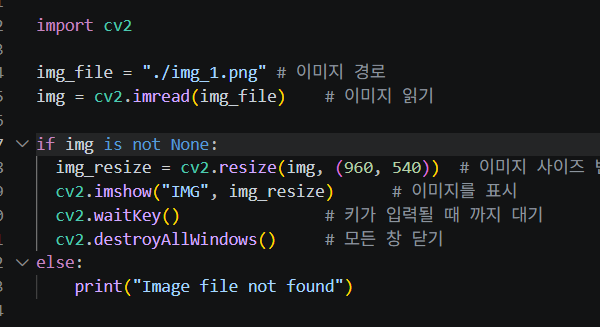
#> input picture OpenCV/img_1.png, 600 x 327 px, found by its file name
$ python opencv_2.py
#> lines starting #> are read from the running program, lines starting #| are printed output that depends on the picture
import cv2

img = cv2.imread("./OpenCV/img_1.png", cv2.IMREAD_COLOR)
#> img is the input picture: shape (327, 600, 3); mean B, G, R 30, 27.9, 26.6

if img is not None:
  gray = cv2.cvtColor(img, cv2.COLOR_BGR2GRAY)  # 이미지를 회색조로 변경
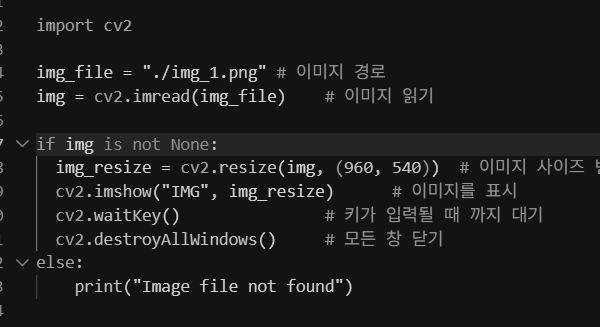
#> gray: shape (327, 600); min 18, max 212, mean 27.9

  img_resize = cv2.resize(img, (600, 400))  # 이미지 사이즈 변경
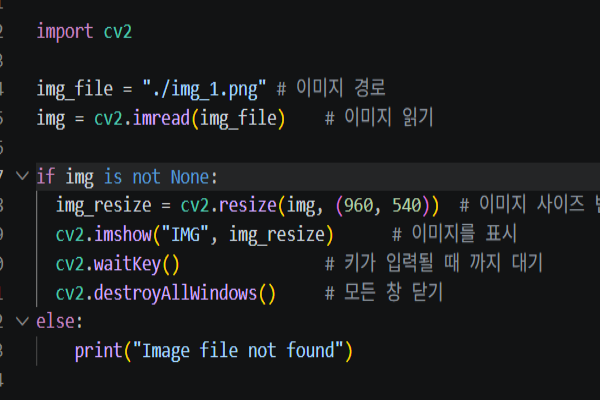
#> img_resize: shape (400, 600, 3); mean B, G, R 30, 27.9, 26.6
  gray_resize = cv2.resize(gray, (600, 400))  # 이미지 사이즈 변경
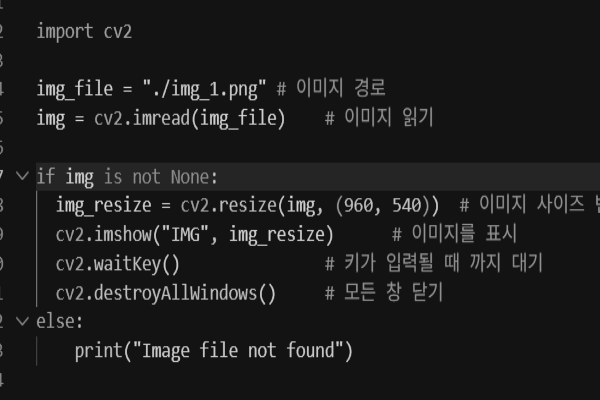
#> gray_resize: shape (400, 600); min 18, max 210, mean 27.9

  cv2.imshow("img_resize", img_resize)
  cv2.imshow("gray_resize", gray_resize)
  cv2.waitKey(0)
  cv2.destroyAllWindows()
else:
    print("Image file not found")
